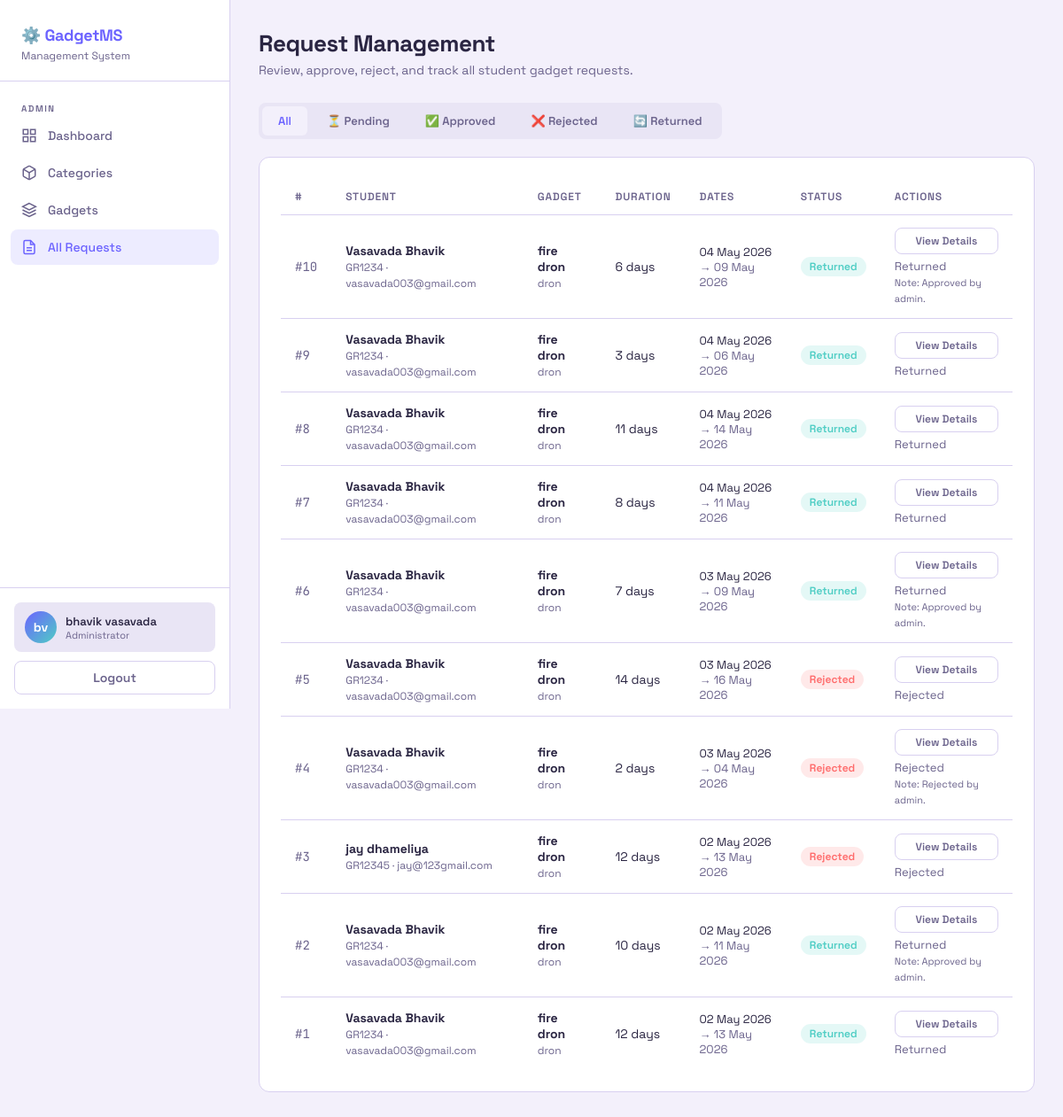
Before: /admin-panel/requests/ (signed in) with the older database file.
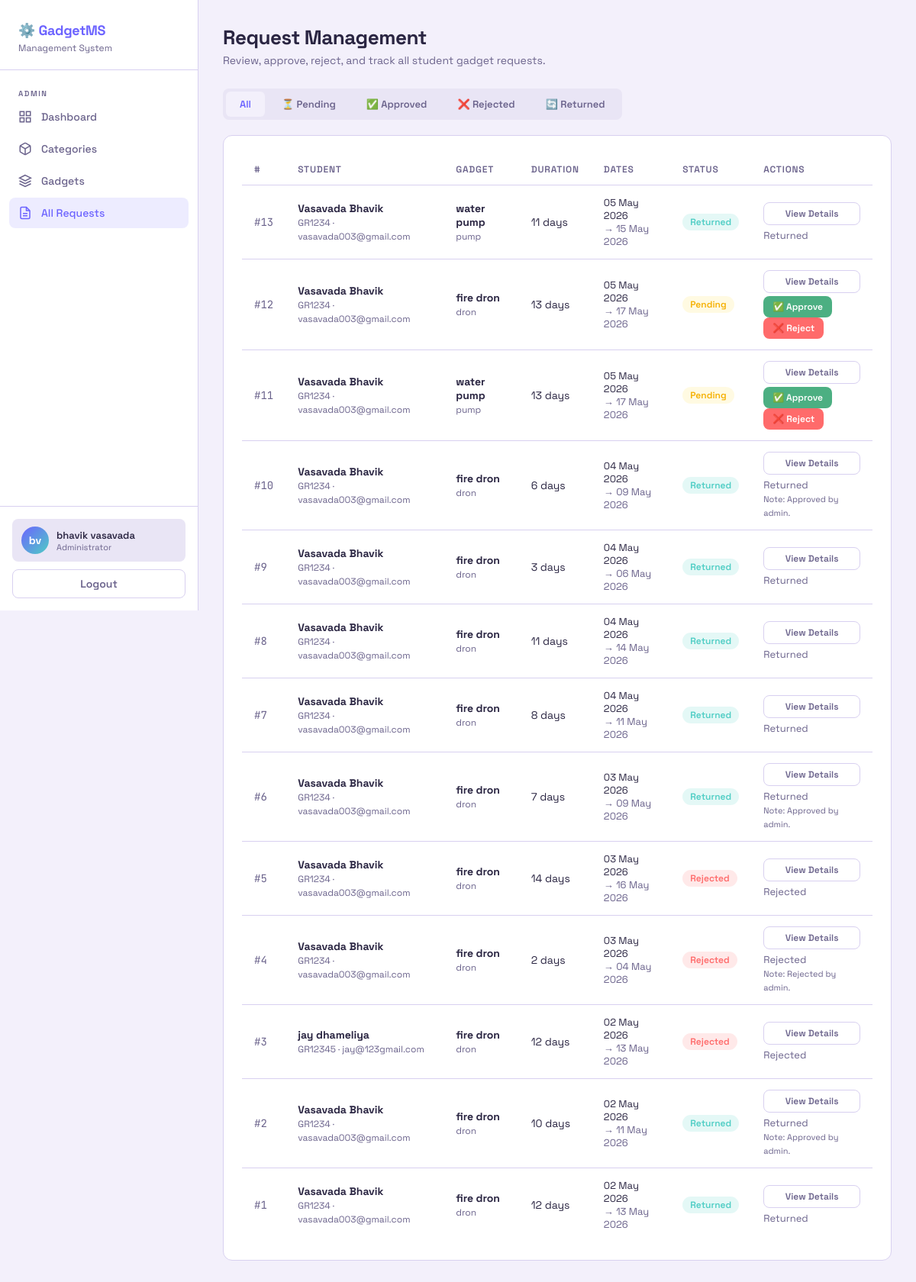
After: the same page with the newer database file.
### core/models.py (models this page shows, shortened)
class Booking(models.Model):
    STATUS_CHOICES = [
        ('pending', 'Pending'),
        ('approved', 'Approved'),
        ('rejected', 'Rejected'),
        ('returned', 'Returned'),
    ]
    student = models.ForeignKey(User, on_delete=models.CASCADE, related_name='bookings')
    gadget = models.ForeignKey('gadgets.Gadget', on_delete=models.CASCADE, related_name='bookings')
    start_date = models.DateField()
    end_date = models.DateField()
    days = models.PositiveIntegerField()
    quantity = models.PositiveIntegerField(default=1)
    status = models.CharField(max_length=20, choices=STATUS_CHOICES, default='pending', db_index=True)
    admin_notes = models.TextField(blank=True)
    approved_by = models.ForeignKey(User, on_delete=models.SET_NULL, null=True, blank=True, related_name='approved_bookings')
    requested_at = models.DateTimeField(auto_now_add=True, db_index=True)
    updated_at = models.DateTimeField(auto_now=True)
    returned_at = models.DateTimeField(null=True, blank=True)
    class Meta:
        ordering = ['-requested_at']
    @property
    def is_overdue(self):
        if self.status == 'approved' and self.end_date < date.today():
            return True
        return False

class User(AbstractUser):
    email = models.EmailField(unique=True)
    USERNAME_FIELD = 'email'
    REQUIRED_FIELDS = ['first_name', 'last_name']
    objects = CustomUserManager()
    class Meta:
        verbose_name = 'User'
        verbose_name_plural = 'Users'

class Student(models.Model):
    user = models.OneToOneField(User, on_delete=models.CASCADE, related_name='student_profile')
    phone = models.CharField(max_length=15, blank=True)
    gr_number = models.CharField(max_length=20, unique=True, blank=True, null=True)

### gadgets/models.py (models this page shows, shortened)
class Gadget(models.Model):
    name = models.CharField(max_length=100)
    category = models.ForeignKey(Category, on_delete=models.SET_NULL, null=True, related_name='gadgets')
    description = models.TextField(blank=True)
    quantity = models.PositiveIntegerField(default=1)
    is_active = models.BooleanField(default=True)
    image = models.ImageField(upload_to='gadgets/', blank=True, null=True)
    created_at = models.DateTimeField(auto_now_add=True)
    updated_at = models.DateTimeField(auto_now=True)

class Category(models.Model):
    name = models.CharField(max_length=50, unique=True)
    description = models.TextField(blank=True)
    class Meta:
        verbose_name_plural = 'Categories'

### core/views.py (the view)
# urls.py: path('admin-panel/requests/', views.admin_requests_view, name='admin_requests'),
@user_passes_test(is_admin, login_url='/login/')
def admin_requests_view(request):
    status_filter = request.GET.get('status', '')
    bookings = Booking.objects.select_related('student', 'gadget').all()
    if status_filter:
        bookings = bookings.filter(status=status_filter)
    return render(request, 'admin_panel/requests.html', {
        'bookings': bookings,
        'status_filter': status_filter,
    })

### core/views.py (called while the page is built)
def is_admin(user):
    return user.is_authenticated and user.is_staff

### templates/admin_panel/requests.html (shortened to what this page needs)
{% extends 'base.html' %}
{% block nav_admin_reqs %}active{% endblock %}
{% block content %}
<div class="page-header">
  <h1>Request Management</h1>
  <p>Review, approve, reject, and track all student gadget requests.</p>
</div>
<div class="tabs">
  <a href="{% url 'admin_requests' %}" class="tab {% if not status_filter %}active{% endif %}">All</a>
  <a href="?status=pending" class="tab {% if status_filter == 'pending' %}active{% endif %}">⏳ Pending</a>
  <a href="?status=approved" class="tab {% if status_filter == 'approved' %}active{% endif %}">✅ Approved</a>
  <a href="?status=rejected" class="tab {% if status_filter == 'rejected' %}active{% endif %}">❌ Rejected</a>
  <a href="?status=returned" class="tab {% if status_filter == 'returned' %}active{% endif %}">🔄 Returned</a>
</div>
<div class="card">
  {% if bookings %}
  <div class="table-wrap">
    <table>
      <thead>
        <tr>
          <th>#</th>
          <th>Student</th>
          <th>Gadget</th>
          <th>Duration</th>
          <th>Dates</th>
          <th>Status</th>
          <th>Actions</th>
        </tr>
      </thead>
      <tbody>
        {% for b in bookings %}
        <tr>
          <td style="font-family:'JetBrains Mono',monospace;color:var(--text2);">#{{ b.id }}</td>
          <td>
            <strong>{{ b.student.get_full_name }}</strong><br>
            <span style="font-size:12px;color:var(--text2);">{{ b.student.student_profile.gr_number }} · {{ b.student.email }}</span>
          </td>
          <td><strong>{{ b.gadget.name }}</strong><br>
            <span style="font-size:12px;color:var(--text2);">{{ b.gadget.category.name|default:"Uncategorized" }}</span>
          </td>
          <td>{{ b.days }} day{{ b.days|pluralize }}</td>
          <td style="font-size:13px;">
            {{ b.start_date|date:"d M Y" }}<br>
            <span style="color:var(--text2);">→ {{ b.end_date|date:"d M Y" }}</span>
          </td>
          <td><span class="badge badge-{{ b.status }}">{{ b.get_status_display }}</span></td>
          <td>
            <a href="{% url 'admin_request_detail' b.id %}" class="btn btn-ghost btn-sm" style="display:block; margin-bottom: 4px; text-align: center;">View Details</a>
            {% if b.status == 'pending' %}
            <form method="post" action="{% url 'admin_approve' b.id %}" style="display:inline;">
              <button class="btn btn-success btn-sm">✅ Approve</button>
            </form>
            <form method="post" action="{% url 'admin_reject' b.id %}" style="display:inline;">
              <button class="btn btn-danger btn-sm">❌ Reject</button>
            </form>
            {% elif b.status == 'approved' %}
            <form method="post" action="{% url 'admin_return' b.id %}" style="display:inline;">
              {% csrf_token %}
              <button class="btn btn-warning btn-sm">🔄 Returned</button>
            </form>
            {% else %}
            <span style="color:var(--text2);font-size:13px;">{{ b.get_status_display }}</span>
            {% endif %}
            <br style="margin-bottom:4px;">
            {% if b.admin_notes %}
            <span style="font-size:11px;color:var(--text2);">Note: {{ b.admin_notes }}</span>
            {% endif %}
          </td>
        </tr>
        {% endfor %}
      </tbody>
    </table>
  </div>
  {% else %}
  <div class="empty-state">
    <div class="icon">📋</div>
    <p>No {{ status_filter }} requests found.</p>
  </div>
  {% endif %}
</div>
{% endblock %}

Changed rows visible on the page:
added Booking: id "13", student.get_full_name "Vasavada Bhavik", student.student_profile.gr_number "GR1234", student.email "vasavada003@gmail.com", gadget.name "water pump", gadget.category.name "pump", days "11", start_date "05 May 2026", end_date "15 May 2026", status "Returned"
added Booking: id "12", student.get_full_name "Vasavada Bhavik", student.student_profile.gr_number "GR1234", student.email "vasavada003@gmail.com", gadget.name "fire dron", gadget.category.name "dron", days "13", start_date "05 May 2026", end_date "17 May 2026", status "Pending", shows "✅ Approve"
added Booking: id "11", student.get_full_name "Vasavada Bhavik", student.student_profile.gr_number "GR1234", student.email "vasavada003@gmail.com", gadget.name "water pump", gadget.category.name "pump", days "13", start_date "05 May 2026", end_date "17 May 2026", status "Pending", shows "✅ Approve"
